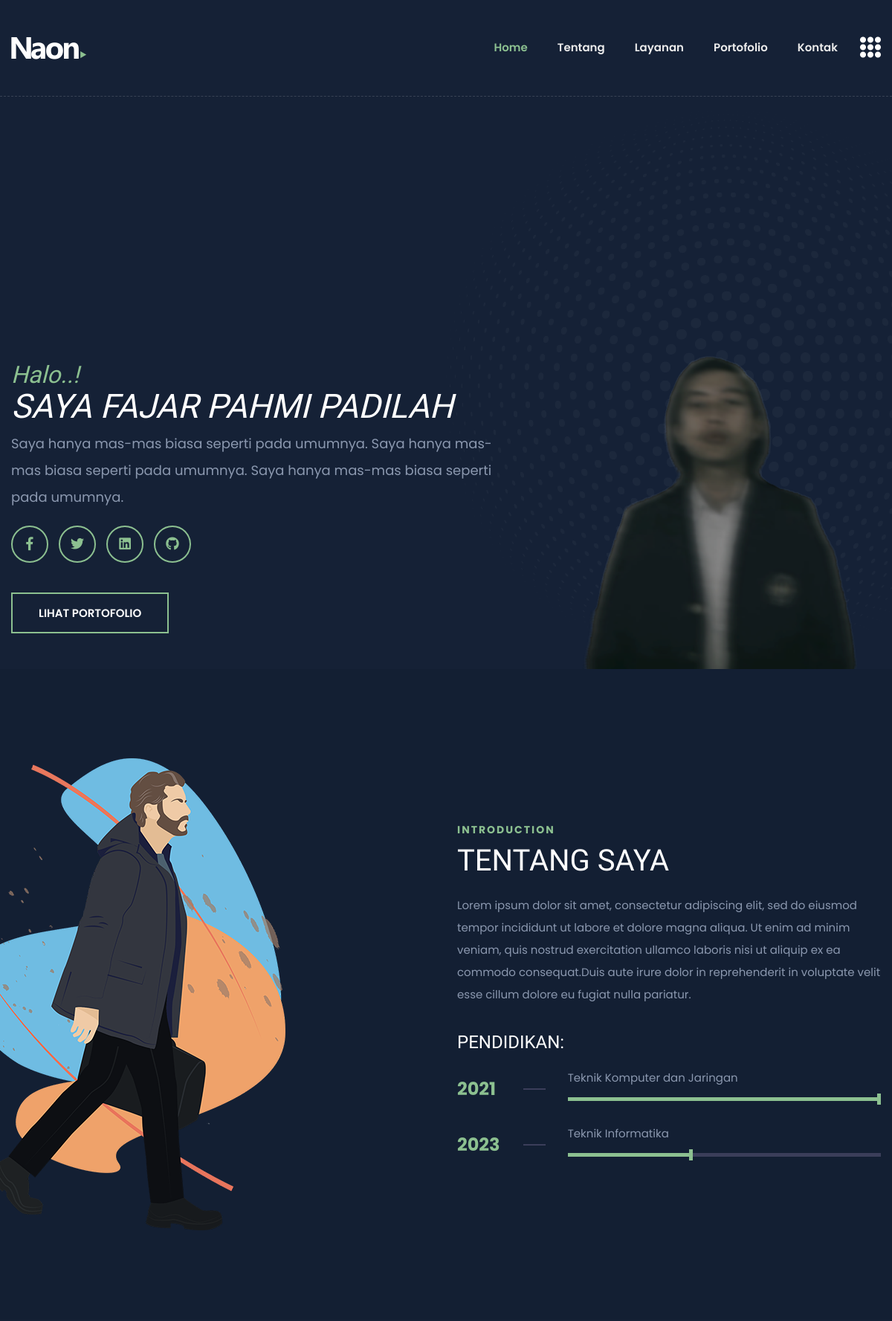
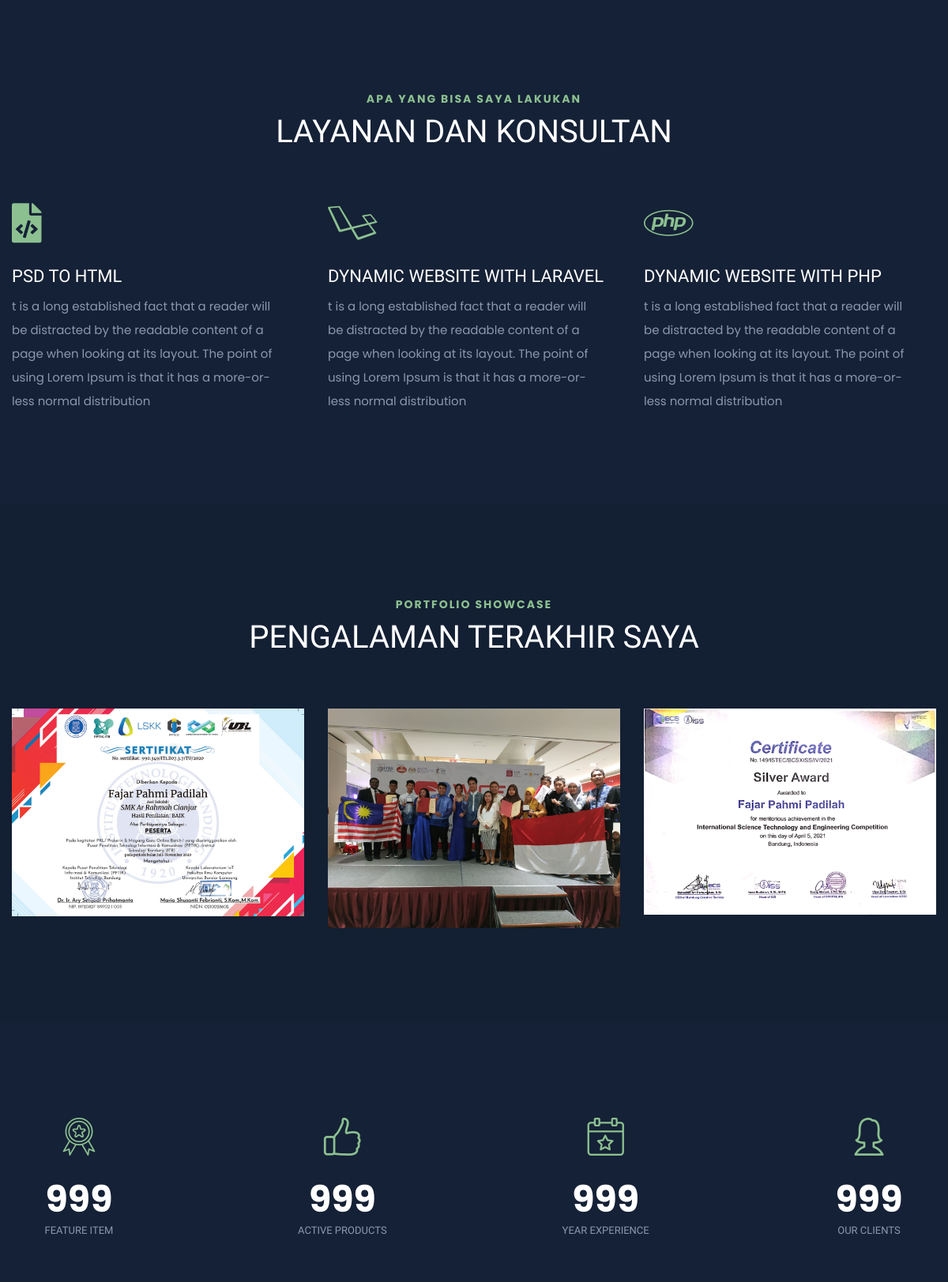
The page / (upper part) on the database its author committed (2 pictures, top to bottom).
### tables this page shows
CREATE TABLE `about_me` (
  `id` int(2) NOT NULL,
  `name` varchar(100) NOT NULL,
  `intro` varchar(300) NOT NULL,
  `details` text NOT NULL,
  `fb_link` varchar(100) NOT NULL,
  `twitter_link` varchar(100) NOT NULL,
  `linkedin_link` varchar(100) NOT NULL,
  `github_link` varchar(100) NOT NULL,
  `photo` varchar(120) NOT NULL
);

CREATE TABLE `education_informations` (
  `id` int(1) NOT NULL,
  `degree_name` varchar(100) NOT NULL,
  `year` int(5) NOT NULL,
  `progressbar` int(3) NOT NULL
);

CREATE TABLE `services` (
  `id` int(3) NOT NULL,
  `icon` varchar(100) NOT NULL,
  `title` varchar(100) NOT NULL,
  `some_text` text NOT NULL
);

CREATE TABLE `my_best_works` (
  `id` int(2) NOT NULL,
  `works_name` varchar(100) NOT NULL,
  `catagory` varchar(100) NOT NULL,
  `photo` varchar(110) NOT NULL DEFAULT 'default.jpg'
);

CREATE TABLE `stastistics` (
  `id` int(1) NOT NULL,
  `feature_item` int(11) NOT NULL,
  `active_products` int(11) NOT NULL,
  `experience` int(11) NOT NULL,
  `clients` int(11) NOT NULL
);

### index.php (the view, shortened to what this page needs)
<?php
require_once "admin/db.php";
?>
<!doctype html>
<html class="no-js" lang="en">
<head>
        <link rel="stylesheet" href="front_end_assets/css/bootstrap.min.css">
        <link rel="stylesheet" href="front_end_assets/css/animate.min.css">
        <link rel="stylesheet" href="front_end_assets/css/magnific-popup.css">
        <link rel="stylesheet" href="front_end_assets/css/fontawesome-all.min.css">
        <link rel="stylesheet" href="front_end_assets/css/flaticon.css">
        <link rel="stylesheet" href="front_end_assets/css/slick.css">
        <link rel="stylesheet" href="front_end_assets/css/aos.css">
        <link rel="stylesheet" href="front_end_assets/css/default.css">
        <link rel="stylesheet" href="front_end_assets/css/style.css">
        <link rel="stylesheet" href="front_end_assets/css/responsive.css">
    </head>
    <body class="theme-bg">
        <header>
            <div id="header-sticky" class="transparent-header">
                <div class="container">
                    <div class="row">
                        <div class="col-xl-12">
                            <div class="main-menu">
                                <nav class="navbar navbar-expand-lg">
                                    <a href="index.php" class="navbar-brand logo-sticky-none"><img src="front_end_assets/img/logo/logos.png" alt="Logo"></a>
                                    <div class="collapse navbar-collapse" id="navbarNav">
                                        <ul class="navbar-nav ml-auto">
                                            <li class="nav-item active"><a class="nav-link" href="#home">Home</a></li>
                                            <li class="nav-item"><a class="nav-link" href="#about">Tentang</a></li>
                                            <li class="nav-item"><a class="nav-link" href="#service">Layanan</a></li>
                                            <li class="nav-item"><a class="nav-link" href="#portfolio">Portofolio</a></li>
                                            <li class="nav-item"><a class="nav-link" href="#contact">Kontak</a></li>
                                        </ul>
                                    </div>
                                    <div class="header-btn">
                                        <a href="#" class="off-canvas-menu menu-tigger"><i class="flaticon-menu"></i></a>
                                    </div>
                                </nav>
                            </div>
                        </div>
                    </div>
                </div>
            </div>
                <?php
                  $about_me_query = $dbcon->query("SELECT * FROM about_me");
                  $about_me = $about_me_query -> fetch_assoc();
                ?>
        </header>
        <main>
            <section id="home" class="banner-area banner-bg fix">
                <div class="container">
                    <div class="row align-items-center">
                        <div class="col-xl-7 col-lg-6">
                            <div class="banner-content">
                                <h6 class="wow fadeInUp" data-wow-delay="0.2s">Halo..!</h6>
                                <h2 style="font-size: 3em;" class="wow fadeInUp" data-wow-delay="0.4s">Saya <?=$about_me['name']?> </h2>
                                <p class="wow fadeInUp" data-wow-delay="0.6s"><?=$about_me['intro']?></p>
                                <div class="banner-social wow fadeInUp" data-wow-delay="0.8s">
                                    <ul>
                                        <li><a href="<?=$about_me['fb_link']?>"><i class="fab fa-facebook-f"></i></a></li>
                                        <li><a href="<?=$about_me['twitter_link']?>"><i class="fab fa-twitter"></i></a></li>
                                        <li><a href="<?=$about_me['linkedin_link']?>"><i class="fab fa-linkedin"></i></a></li>
                                        <li><a href="<?=$about_me['github_link']?>"><i class="fab fa-github"></i></a></li>
                                    </ul>
                                </div>
                                <a href="#" class="btn wow fadeInUp" data-wow-delay="1s">LIHAT PORTOFOLIO</a>
                            </div>
                        </div>
                        <div class="col-xl-5 col-lg-6 d-none d-lg-block">
                            <div class="banner-img text-right">
                                <img src="admin/image/profile/<?=$about_me['photo']?>" alt="">
                            </div>
                        </div>
                    </div>
                </div>
                <div class="banner-shape"><img src="front_end_assets/img/shape/dot_circle.png" class="rotateme" alt="img"></div>
            </section>
            <section id="about" class="about-area primary-bg pt-120 pb-120">
                <div class="container">
                    <div class="row align-items-center">
                        <div class="col-lg-6">
                            <div class="about-img">
                                <img src="front_end_assets/img/banner/banner_img2.png" title="me-01" alt="me-01">
                            </div>
                        </div>
                        <div class="col-lg-6 pr-90">
                            <div class="section-title mb-25">
                                <span>Introduction</span>
                                <h2>TENTANG SAYA</h2>
                            </div>
                            <div class="about-content">
                                <p><?=$about_me['details']?></p>
                                <h3>PENDIDIKAN:</h3>
                            </div>
                            <?php
                            $education_query = $dbcon->query("SELECT * FROM education_informations");
                            foreach ($education_query as $education) {
                            ?>
                            <div class="education">
                                <div class="year"><?=$education['year']?></div>
                                <div class="line"></div>
                                <div class="location">
                                    <span><?=$education['degree_name']?></span>
                                    <div class="progressWrapper">
                                        <div class="progress">
                                            <div class="progress-bar wow slideInLefts" data-wow-delay="0.2s" data-wow-duration="2s" role="progressbar" style="width: <?=$education['progressbar']?>%;" aria-valuenow="65" aria-valuemin="0" aria-valuemax="100"></div>
                                        </div>
                                    </div>
                                </div>
                            </div>
                          <?php } ?>
                        </div>
                    </div>
                </div>
            </section>
            <?php
            $services_query = $dbcon->query("SELECT * FROM services ORDER BY id DESC LIMIT 6");
            ?>
            <section id="service" class="services-area pt-120 pb-50">
				<div class="container">
                    <div class="row justify-content-center">
                        <div class="col-xl-6 col-lg-8">
                            <div class="section-title text-center mb-70">
                                <span>APA YANG BISA SAYA LAKUKAN</span>
                                <h2>LAYANAN DAN KONSULTAN</h2>
                            </div>
                        </div>
                    </div>
					<div class="row">
              <?php
               foreach ($services_query as $service) {
              ?>
						<div class="col-lg-4 col-md-6">
							<div class="icon_box_01 wow fadeInLeft" data-wow-delay="0.2s">
                                <i class="<?=$service['icon']?>"></i>
								<h3><?=$service['title']?></h3>
								<p><?=$service['some_text']?></p>
							</div>
						</div>
          <?php } ?>
					</div>
				</div>
			</section>
            <section id="portfolio" class="portfolio-area primary-bg pt-120 pb-90">
                <div class="container">
                    <div class="row justify-content-center">
                        <div class="col-xl-6 col-lg-8">
                            <div class="section-title text-center mb-70">
                                <span>Portfolio Showcase</span>
                                <h2>PENGALAMAN TERAKHIR SAYA</h2>
                            </div>
                        </div>
                    </div>
                    <div class="row">
                    <?php
                      $my_best_works_query = $dbcon->query("SELECT * FROM my_best_works ORDER BY id DESC LIMIT 6");
                      foreach($my_best_works_query as $row){
                    ?>
                      <div class="col-lg-4 col-md-6 pitem">
                      <div class="speaker-box">
      								<div class="speaker-thumb">
      									<img src="admin/image/my_best_works/<?=$row['photo']?>" alt="img" >
      								</div>
      							</div>
                  </div>
                <?php } ?>
                </div>
        </div>
    </section>
          <?php
            $fact_query = $dbcon -> query("SELECT * FROM stastistics");
            $fact_information = $fact_query->fetch_assoc();
          ?>
            <section class="fact-area">
                <div class="container">
                    <div class="fact-wrap">
                        <div class="row justify-content-between">
                            <div class="col-xl-2 col-lg-3 col-sm-6">
                                <div class="fact-box text-center mb-50">
                                    <div class="fact-icon">
                                        <i class="flaticon-award"></i>
                                    </div>
                                    <div class="fact-content">
                                        <h2><span class="count"><?=$fact_information['feature_item']?> </span></h2>
                                        <span>Feature Item</span>
                                    </div>
                                </div>
                            </div>
                            <div class="col-xl-2 col-lg-3 col-sm-6">
                                <div class="fact-box text-center mb-50">
                                    <div class="fact-icon">
                                        <i class="flaticon-like"></i>
                                    </div>
                                    <div class="fact-content">
                                        <h2><span class="count"><?=$fact_information['active_products']?></span></h2>
                                        <span>Active Products</span>
                                    </div>
                                </div>
                            </div>
                            <div class="col-xl-2 col-lg-3 col-sm-6">
                                <div class="fact-box text-center mb-50">
                                    <div class="fact-icon">
                                        <i class="flaticon-event"></i>
                                    </div>
                                    <div class="fact-content">
                                        <h2><span class="count"><?=$fact_information['experience']?></span></h2>
                                        <span>Year Experience</span>
                                    </div>
                                </div>
                            </div>
                            <div class="col-xl-2 col-lg-3 col-sm-6">
                                <div class="fact-box text-center mb-50">
                                    <div class="fact-icon">
                                        <i class="flaticon-woman"></i>
                                    </div>
                                    <div class="fact-content">
                                        <h2><span class="count"><?=$fact_information['clients']?></span></h2>
                                        <span>Our Clients</span>
                                    </div>
                                </div>
                            </div>
                        </div>
                    </div>
                </div>
            </section>
        </main>
    </body>
</html>

### front_end_assets/css/default.css (style rules this page uses)
.mb-25 { margin-bottom: 25px; }
.mb-50 { margin-bottom: 50px; }
.mb-70 { margin-bottom: 70px; }
.pt-120 { padding-top: 120px; }
.pb-50 { padding-bottom: 50px; }
.pb-90 { padding-bottom: 90px; }
.pb-120 { padding-bottom: 120px; }
.pr-90 { padding-right: 90px; }
.theme-bg { background: #152136; }
.primary-bg { background: #131f33; }

### front_end_assets/css/responsive.css (style rules this page uses)
@media (min-width: 1200px) and (max-width: 1500px) { .banner-shape { right: -145px; } }
@media (min-width: 992px) and (max-width: 1200px) { .banner-content h6 { font-size: 32px; } }
@media (min-width: 992px) and (max-width: 1200px) { .banner-content h2 { font-size: 60px; } }
@media (min-width: 992px) and (max-width: 1200px) { .banner-shape { right: -155px; } }
@media (min-width: 992px) and (max-width: 1200px) { .header-btn a.off-canvas-menu { margin-left: 0; display: inline-block; } }
@media (min-width: 992px) and (max-width: 1200px) { .fact-wrap { padding: 0; } }
@media (min-width: 992px) and (max-width: 1200px) { .about-img { margin-left: -65px; } }
@media (min-width: 992px) and (max-width: 1200px) { .banner-content p { font-size: 18px; padding-right: 0; } }
@media (min-width: 992px) and (max-width: 1200px) { .about-area .col-lg-6.pr-90 { padding-right: 15px; } }
@media (min-width: 992px) and (max-width: 1200px) { .icon_box_01 { padding-left: 0; } }
@media (min-width: 992px) and (max-width: 1200px) { .icon_box_01 i { position: unset; margin-bottom: 30px; } }

### rows shown on the page
about_me: name "FAJAR PAHMI PADILAH", intro "Saya hanya mas-mas biasa seperti pada umumnya. Saya hanya mas-mas biasa seperti pada umumnya. Saya hanya mas-mas biasa seperti pada umumnya.", photo (picture), details "Lorem ipsum dolor sit amet, consectetur adipiscing elit, sed do eiusmod tempor incididunt ut labore et dolore magna aliqua. Ut enim ad minim veniam, quis nostrud exercitation ullamco laboris nisi ut aliquip ex ea commodo consequat.Duis aute irure dolor in reprehenderit in voluptate velit esse cillum dolore eu fugiat nulla pariatur."
education_informations: year "2021", degree_name "Teknik Komputer dan Jaringan", progressbar 100 (drawn)
education_informations: year "2023", degree_name "Teknik Informatika", progressbar 40 (drawn)
services: title "PSD TO HTML", some_text "t is a long established fact that a reader will be distracted by the readable content of a page when looking at its layout. The point of using Lorem Ipsum is that it has a more-or-less normal distribution"
services: title "DYNAMIC WEBSITE WITH LARAVEL", some_text "t is a long established fact that a reader will be distracted by the readable content of a page when looking at its layout. The point of using Lorem Ipsum is that it has a more-or-less normal distribution"
services: title "DYNAMIC WEBSITE WITH PHP", some_text "t is a long established fact that a reader will be distracted by the readable content of a page when looking at its layout. The point of using Lorem Ipsum is that it has a more-or-less normal distribution"
my_best_works: photo (picture)
my_best_works: photo (picture)
my_best_works: photo (picture)
stastistics: feature_item "999", active_products "999", experience "999", clients "999"
